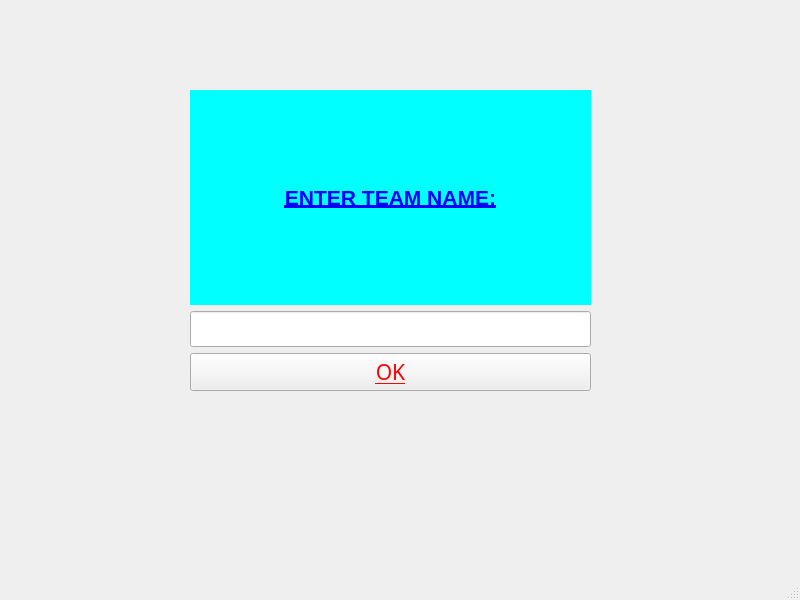
<?xml version="1.0" encoding="UTF-8"?>
<ui version="4.0">
 <class>MainWindow</class>
 <widget class="QMainWindow" name="MainWindow">
  <property name="geometry">
   <rect>
    <x>0</x>
    <y>0</y>
    <width>800</width>
    <height>600</height>
   </rect>
  </property>
  <property name="windowTitle">
   <string>MainWindow</string>
  </property>
  <widget class="QWidget" name="centralwidget">
   <widget class="QWidget" name="verticalLayoutWidget">
    <property name="geometry">
     <rect>
      <x>190</x>
      <y>90</y>
      <width>401</width>
      <height>301</height>
     </rect>
    </property>
    <layout class="QVBoxLayout" name="verticalLayout">
     <item>
      <widget class="QLabel" name="label">
       <property name="font">
        <font>
         <pointsize>16</pointsize>
         <weight>75</weight>
         <bold>true</bold>
         <underline>true</underline>
        </font>
       </property>
       <property name="styleSheet">
        <string notr="true">QLabel { 
background-color : rgb(0, 255, 255); color : blue; 

} </string>
       </property>
       <property name="text">
        <string>ENTER TEAM NAME:</string>
       </property>
       <property name="alignment">
        <set>Qt::AlignCenter</set>
       </property>
      </widget>
     </item>
     <item>
      <widget class="QLineEdit" name="lineEdit">
       <property name="font">
        <font>
         <pointsize>18</pointsize>
        </font>
       </property>
       <property name="styleSheet">
        <string notr="true">QLineEdit { color : blue; }</string>
       </property>
      </widget>
     </item>
     <item>
      <widget class="QPushButton" name="pushButton">
       <property name="minimumSize">
        <size>
         <width>0</width>
         <height>38</height>
        </size>
       </property>
       <property name="font">
        <font>
         <family>Modern No. 20</family>
         <pointsize>16</pointsize>
         <weight>50</weight>
         <bold>false</bold>
         <underline>true</underline>
        </font>
       </property>
       <property name="styleSheet">
        <string notr="true">QPushButton{  color : red;}</string>
       </property>
       <property name="text">
        <string>OK</string>
       </property>
      </widget>
     </item>
    </layout>
   </widget>
  </widget>
  <widget class="QMenuBar" name="menubar">
   <property name="geometry">
    <rect>
     <x>0</x>
     <y>0</y>
     <width>800</width>
     <height>26</height>
    </rect>
   </property>
  </widget>
  <widget class="QStatusBar" name="statusbar"/>
 </widget>
 <resources/>
 <connections/>
</ui>
